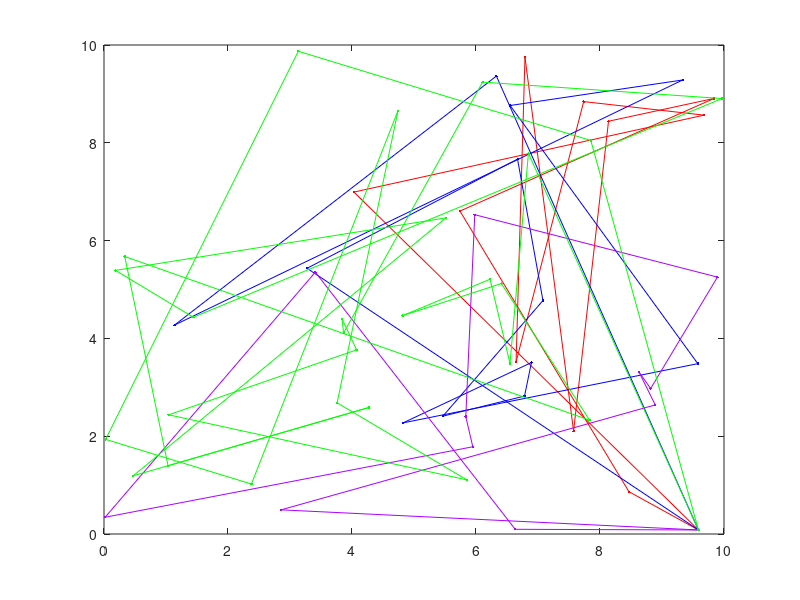

Source code (MATLAB): (Note: this script raises an error after producing the figure.)
%
% rewrited by wang.david.wei 2020.3.5
function varargout = mtspf_ga(varargin)
    xy          = 10*rand(60,2);
    dmat        =[];
    nSalesmen   = 4;
    minTour     =2;
    popSize     =80;
    numIter     =5e3;
    showProg    =true;   
    if isempty(dmat)
        nPoints = size(xy,1);
        a = meshgrid(1:nPoints);
        dmat = reshape(sqrt(sum((xy(a,:)-xy(a',:)).^2,2)),nPoints,nPoints);
    end
    [N,dims]    = size(xy);
    [nr,nc]     = size(dmat);
    n   =N-1;
    nSalesmen   = max(1,min(n,round(real(nSalesmen(1)))));
    minTour     = max(1,min(floor(n/nSalesmen),round(real(minTour(1)))));
    popSize     = max(8,8*ceil(popSize(1)/8));
    numIter     = max(1,round(real(numIter(1))));
    showProg    = logical(showProg(1));  
     % Initializations for Route Break Point Selection
    nBreaks = nSalesmen-1;
    dof = n - minTour*nSalesmen;          % degrees of freedom
    addto = ones(1,dof+1);
    for k = 2:nBreaks
        addto = cumsum(addto);
    end
    cumProb = cumsum(addto)/sum(addto); 
    % Initialize the Populations
    popRoute = zeros(popSize,n);         % population of routes
    popBreak = zeros(popSize,nBreaks);   % population of breaks
    popRoute(1,:) = (1:n) + 1;
    popBreak(1,:) = rand_breaks();
    for k = 2:popSize
        popRoute(k,:) = randperm(n) + 1;
        popBreak(k,:) = rand_breaks();
    end  
    pclr = ~get(0,'DefaultAxesColor');  % Select the Colors for the Plotted Routes
    clr = [1 0 0; 0 0 1; 0.67 0 1; 0 1 0; 1 0.5 0];    
    globalMin = Inf; % Run the GA
    totalDist = zeros(1,popSize);
    distHistory = zeros(1,numIter);
    tmpPopRoute = zeros(8,n);
    tmpPopBreak = zeros(8,nBreaks);
    newPopRoute = zeros(popSize,n);
    newPopBreak = zeros(popSize,nBreaks);
     if showProg
        f11=figure('Name','MTSPF_GA | Current Best Solution','Numbertitle','off');
        hAx = gca;
     end     
     for iter = 1:numIter       
        for p = 1:popSize    % Evaluate Members of the Population
            d = 0;
            pRoute = popRoute(p,:);
            pBreak = popBreak(p,:);
            rng = [[1 pBreak+1];[pBreak n]]';
            for s = 1:nSalesmen
                d = d + dmat(1,pRoute(rng(s,1))); % Add Start Distance
                for k = rng(s,1):rng(s,2)-1
                    d = d + dmat(pRoute(k),pRoute(k+1));
                end
                d = d + dmat(pRoute(rng(s,2)),1); % Add End Distance
            end
            totalDist(p) = d;
        end       
        [minDist,index] = min(totalDist);  % Find the Best Route in the Population
        distHistory(iter) = minDist;
        if minDist < globalMin
            globalMin = minDist;
            optRoute = popRoute(index,:);
            optBreak = popBreak(index,:);
            rng = [[1 optBreak+1];[optBreak n]]';
            if showProg % Plot the Best Route       
                for s = 1:nSalesmen
                    rte = [1 optRoute(rng(s,1):rng(s,2)) 1];
                    plot(hAx,xy(rte,1),xy(rte,2),'.-','Color',clr(s,:)); 
                    hold(hAx,'on');
                end
                plot(hAx,xy(1,1),xy(1,2),'o','Color',pclr); 
                title(hAx,sprintf('Total Distance = %1.4f, Iteration = %d',minDist,iter));
                hold(hAx,'off');
                drawnow;
            end
        end       
        randomOrder = randperm(popSize); % Genetic Algorithm Operators
        for p = 8:8:popSize
            rtes = popRoute(randomOrder(p-7:p),:);
            brks = popBreak(randomOrder(p-7:p),:);
            dists = totalDist(randomOrder(p-7:p));
            [ignore,idx] = min(dists); %#ok
            bestOf8Route = rtes(idx,:);
            bestOf8Break = brks(idx,:);
            routeInsertionPoints = sort(ceil(n*rand(1,2)));
            I = routeInsertionPoints(1);
            J = routeInsertionPoints(2);
            for k = 1:8 % Generate New Solutions
                tmpPopRoute(k,:) = bestOf8Route;
                tmpPopBreak(k,:) = bestOf8Break;
                switch k
                    case 2 % Flip
                        tmpPopRoute(k,I:J) = tmpPopRoute(k,J:-1:I);
                    case 3 % Swap
                        tmpPopRoute(k,[I J]) = tmpPopRoute(k,[J I]);
                    case 4 % Slide
                        tmpPopRoute(k,I:J) = tmpPopRoute(k,[I+1:J I]);
                    case 5 % Modify Breaks
                        tmpPopBreak(k,:) = rand_breaks();
                    case 6 % Flip, Modify Breaks
                        tmpPopRoute(k,I:J) = tmpPopRoute(k,J:-1:I);
                        tmpPopBreak(k,:) = rand_breaks();
                    case 7 % Swap, Modify Breaks
                        tmpPopRoute(k,[I J]) = tmpPopRoute(k,[J I]);
                        tmpPopBreak(k,:) = rand_breaks();
                    case 8 % Slide, Modify Breaks
                        tmpPopRoute(k,I:J) = tmpPopRoute(k,[I+1:J I]);
                        tmpPopBreak(k,:) = rand_breaks();
                    otherwise % Do Nothing
                end
            end
            newPopRoute(p-7:p,:) = tmpPopRoute;
            newPopBreak(p-7:p,:) = tmpPopBreak;
        end
        popRoute = newPopRoute;
        popBreak = newPopBreak;     
     end 
  function breaks = rand_breaks()
    if minTour == 1 % No Constraints on Breaks
        tmpBreaks = randperm(n-1);
        breaks = sort(tmpBreaks(1:nBreaks));
    else % Force Breaks to be at Least the Minimum Tour Length
        nAdjust = find(rand < cumProb,1)-1;
        spaces = ceil(nBreaks*rand(1,nAdjust));
        adjust = zeros(1,nBreaks);
        for kk = 1:nBreaks
            adjust(kk) = sum(spaces == kk);
        end
        breaks = minTour*(1:nBreaks) + cumsum(adjust);
    end
  end
end